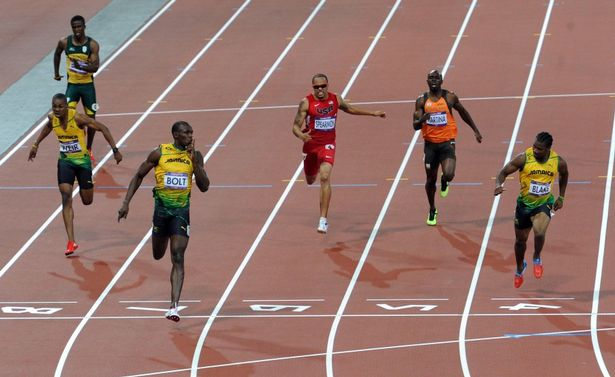
#> input picture image_1.jpg, 615 x 377 px
$ python main.py --video image_1.jpg --image image_2.jpg
#> lines starting #> are read from the running program, lines starting #| are printed output that depends on the picture; after the words box and inside, x2 and y2 are one past the last pixel; in counts of white or black regions, pixels touching at a corner belong together
#> in detectByPathVideo, frame is the input picture: shape (377, 615, 3); mean B, G, R 110, 118, 152
import cv2 # library of Python bindings designed to solve computer vision problems. cv2
import imutils #basic image processing
import numpy as np
import argparse #helps create a program in a command-line-environment
#frame
def detect(frame):
    bounding_box_cordinates, weights = HOGCV.detectMultiScale(frame, winStride=(4, 4), padding=(8, 8), scale=0.5)
#> bounding_box_cordinates = [[292, 124, 64, 128], [495, 174, 64, 128], [146, 203, 64, 128]]; weights = [0.181, 0.398, 1.01]
    #detectMultiScale function is used to detect the faces.
    # This function will return a rectangle with coordinates(x,y,w,h) around the detected face.
    person = 1
    for x, y, w, h in bounding_box_cordinates:
        cv2.rectangle(frame, (x, y), (x+w, y+h), (0, 255, 0), 2) # used to draw a rectangle on  image.
        cv2.putText(frame, f'person {person}', (x, y), cv2.FONT_HERSHEY_SIMPLEX, 0.5, (0, 0, 255), 1)# used to draw a text string on detected image
        person += 1
#> this loop made 3 passes
#> (x, y) on passes 1 to 3: (292, 124), (495, 174), (146, 203)
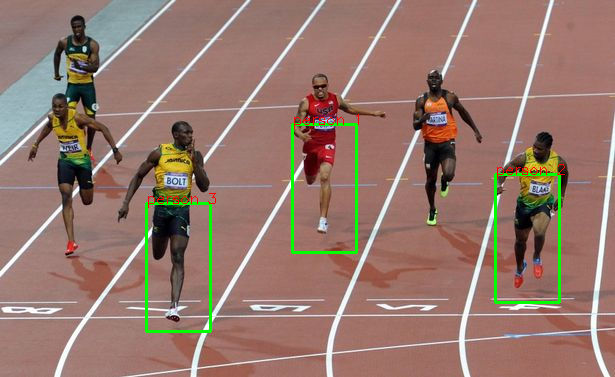
#> frame: shape (377, 615, 3); 1.62% of pixels changed, all inside (x1, y1, x2, y2) = (145, 114, 565, 333)
#> after the loop, person = 4

    cv2.putText(frame, 'Status : Detecting ', (40, 40), cv2.FONT_HERSHEY_DUPLEX, 0.8, (255, 0, 0), 2)
    cv2.putText(frame, f'Total Persons : {person-1}', (40, 70), cv2.FONT_HERSHEY_DUPLEX, 0.8, (255, 0, 0), 2)
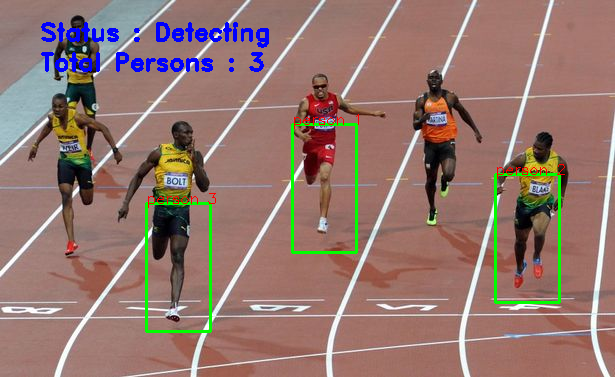
#> frame: shape (377, 615, 3); mean B, G, R 110.4, 118, 148
    cv2.imshow('output', frame)# display an image in a window

    return frame

def detectByPathVideo(path, writer):
    video = cv2.VideoCapture(path) # This will return video from the video to which path is funtion parameter  on your computer.
    check, frame = video.read()
    if check == False:
        print('Video Not Found. Please Enter a Valid Path (Full path of Video Should be Provided).')
        return

    print('Detecting people...')
    while video.isOpened():
        #check is True if reading was successful
        check, frame = video.read()

        if check:
            frame = imutils.resize(frame, width=min(800, frame.shape[1]))
            frame = detect(frame)

            if writer is not None:
                writer.write(frame)

            key = cv2.waitKey(1) #allows display a window for given milliseconds
#> (key q is pressed here)
            if key == ord('q'):
                break
        else:
            break
    video.release()
    cv2.destroyAllWindows()

def detectByCamera(writer):
    video = cv2.VideoCapture(0) # This will return video from the first webcam on your computer.
    print('Detecting people...')
    while True:
        check, frame = video.read()

        frame = detect(frame)
        if writer is not None:
            writer.write(frame)

        key = cv2.waitKey(1) #allows display a window for given milliseconds
        if key == ord('q'):
            break

    video.release()
    cv2.destroyAllWindows()

def detectByPathImage(path, output_path):
    image = cv2.imread(path)
    image = imutils.resize(image, width=min(800, image.shape[1]))
    result_image = detect(image)
    if output_path is not None:
        cv2.imwrite(output_path, result_image) #This will save the image according to the specified format in current working directory.
    cv2.waitKey(0) #It takes time in milliseconds as a parameter and waits for the given time to destroy the window,
                   # if 0 is passed in the argument it waits till any key is pressed
    cv2.destroyAllWindows()


def humanDetector(args):
    image_path = args["image"]
    video_path = args['video']
    if str(args["camera"]) == 'true': camera = True
    else: camera = False

    writer = None
    if args['output'] is not None and image_path is None:
        writer = cv2.VideoWriter(args['output'], cv2.VideoWriter_fourcc(*'MJPG'), 10, (600, 600))

    if camera:
        print('[INFO] Opening Web Cam.')
        detectByCamera(writer)
    elif video_path is not None:
        print('[INFO] Opening Video from path.')
        detectByPathVideo(video_path, writer)
    elif image_path is not None:
        print('[INFO] Opening Image from path.')
        detectByPathImage(image_path, args['output'])

def argsParser():
    arg_parse = argparse.ArgumentParser() # intialize the parser start to add custm arguments
    arg_parse.add_argument("-v", "--video", default=None, help="path to Video File ")# command
    arg_parse.add_argument("-i", "--image", default=None, help="path to Image File ")# command
    arg_parse.add_argument("-c", "--camera", default=False, help="Set true if you want to use the camera.")# command
    arg_parse.add_argument("-o", "--output", type=str, help="path to optional output video file")# command
    args = vars(arg_parse.parse_args()) # get an object's _dict_ attribute

    return args

if __name__ == "__main__":
    HOGCV= cv2.HOGDescriptor() #( Histograms of Oriented Gradients)object detector.
    HOGCV.setSVMDetector(cv2.HOGDescriptor_getDefaultPeopleDetector())#set the trainer classifiers
    args = argsParser()#recommended command-line parsing module
    humanDetector(args)

#main module of the system
